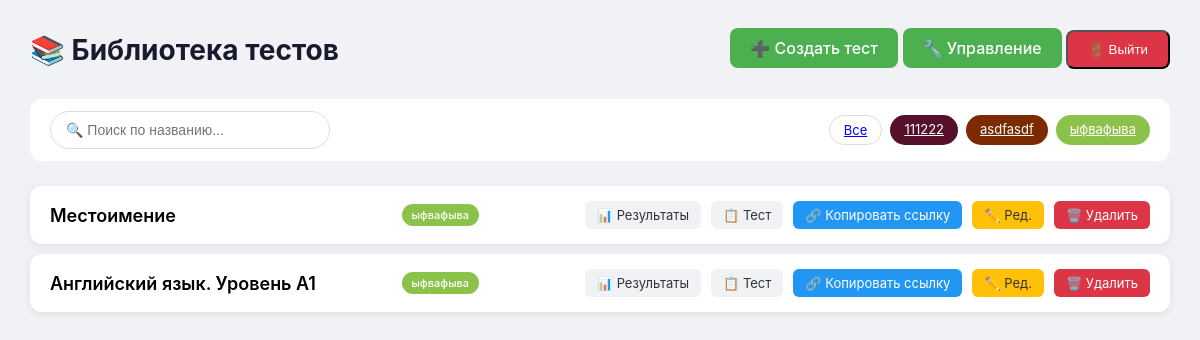
Screenshot of /tests/teacher/?tag=ыфвафыва (signed in) with the database file from the repository.
### tests/models.py (models this page shows, shortened)
class Tag(models.Model):
    name = models.CharField(max_length=50, unique=True)
    color = models.CharField(max_length=7, default='#e0e0e0')

class Test(models.Model):
    title = models.CharField(max_length=200)
    description = models.TextField(blank=True)
    author = models.ForeignKey(settings.AUTH_USER_MODEL, on_delete=models.CASCADE)
    created_at = models.DateTimeField(auto_now_add=True)
    last_activity = models.DateTimeField(auto_now=True)
    tags = models.ManyToManyField('Tag', blank=True)

### tests/views.py (the view)
# urls.py: path('teacher/', views.teacher_home, name='teacher_home'),
@staff_member_required
def teacher_home(request):
    tests = Test.objects.all().order_by('-last_activity')
    search_query = request.GET.get('search', '')
    if search_query:
        tests = tests.filter(title__icontains=search_query)
    tag_filter = request.GET.get('tag', '')
    if tag_filter:
        tests = tests.filter(tags__name=tag_filter)
    paginator = Paginator(tests, 20)
    page_number = request.GET.get('page')
    page_obj = paginator.get_page(page_number)
    return render(request, 'tests/teacher_home.html', {
        'page_obj': page_obj,
        'search_query': search_query,
        'total_tests': tests.count(),
        'all_tags': Tag.objects.all(),  # ← обязательно
        'current_tag': tag_filter,
    })

### templates/tests/teacher_home.html (shortened to what this page needs)
<!DOCTYPE html>
<html>
<head>
</head>
<body>
<div class="container">
    <div class="header">
        <h1>📚 Библиотека тестов</h1>
        <div>
            {% if user.role == 'moderator' or user.role == 'admin' %}
                <a href="{% url 'create_test' %}" class="btn">➕ Создать тест</a>
            {% endif %}
            {% if user.role == 'admin' %}
                <a href="{% url 'admin_panel' %}" class="btn">🔧 Управление</a>
            {% endif %}
            <form action="{% url 'logout' %}" method="post" style="display: inline;">
                <button type="submit" class="btn" style="background: #dc3545;">🚪 Выйти</button>
            </form>
        </div>
    </div>
    <div class="stats-bar">
        <div class="search-box">
            <form method="get" action="">
                <input type="text" name="search" placeholder="🔍 Поиск по названию..." value="{{ search_query }}">
            </form>
        </div>
        <div class="filters">
    <a href="?{% if search_query %}search={{ search_query }}{% endif %}" class="filter-tag {% if not current_tag %}active{% endif %}">Все</a>
    {% for tag in all_tags %}
        <a href="?tag={{ tag.name }}{% if search_query %}&search={{ search_query }}{% endif %}" class="filter-tag {% if current_tag == tag.name %}active{% endif %}" style="background: {{ tag.color }}; color: white; border: none;">
            {{ tag.name }}
        </a>
    {% endfor %}
</div>
    </div>
    <div class="tests-list">
        {% for test in page_obj %}
        <div class="test-card">
            <div class="test-title">{{ test.title }}</div>
            <div class="tags-list">
    {% for tag in test.tags.all %}
        <span class="tag" style="background: {{ tag.color }};">{{ tag.name }}</span>
    {% endfor %}
</div>
<div class="test-actions">
    <a href="{% url 'test_results' test.id %}" class="btn-small">📊 Результаты</a>
    <a href="{% url 'test_entry' test.id %}" class="btn-small">📋 Тест</a>
    <a href="#" class="btn-small copy-link" data-url="{% url 'test_entry' test.id %}" style="background: #2196F3; color: white;">🔗 Копировать ссылку</a>
    {% if user.role == 'admin' %}
        <a href="{% url 'edit_test' test.id %}" class="btn-small" style="background: #ffc107; color: #333;">✏️ Ред.</a>
        <a href="{% url 'delete_test' test.id %}" class="btn-small" style="background: #dc3545; color: white;" onclick="return confirm('Удалить тест «{{ test.title }}»? Все вопросы и результаты будут удалены!')">🗑️ Удалить</a>
    {% endif %}
</div>
        </div>
        {% empty %}
        <p>Тестов не найдено.</p>
        {% endfor %}
    </div>
</div>
</body>
</html>

### templates/tests/teacher_home.html (style rules this page uses)
* { margin: 0; padding: 0; box-sizing: border-box; }
body { font-family: -apple-system, BlinkMacSystemFont, 'Segoe UI', Roboto, Arial, sans-serif; background: #f0f2f5; padding: 30px; }
.container { max-width: 1400px; margin: 0 auto; }
.header { display: flex; justify-content: space-between; align-items: center; flex-wrap: wrap; gap: 15px; margin-bottom: 30px; }
h1 { font-size: 28px; color: #1a1a2e; }
.btn { background: #4CAF50; color: white; padding: 10px 20px; text-decoration: none; border-radius: 8px; font-weight: 500; }
.stats-bar { background: white; padding: 12px 20px; border-radius: 12px; margin-bottom: 25px; display: flex; justify-content: space-between; align-items: center; flex-wrap: wrap; gap: 15px; }
.search-box input { padding: 10px 15px; width: 280px; border: 1px solid #ddd; border-radius: 25px; font-size: 14px; }
.filters { display: flex; gap: 8px; flex-wrap: wrap; }
.filter-tag { padding: 6px 14px; border-radius: 20px; background: white; border: 1px solid #ddd; cursor: pointer; font-size: 13px; transition: 0.2s; }
.filter-tag.active { background: #4CAF50; color: white; border-color: #4CAF50; }
.tests-list { display: flex; flex-direction: column; gap: 10px; margin-bottom: 30px; }
.test-card { background: white; border-radius: 12px; padding: 15px 20px; display: flex; justify-content: space-between; align-items: center; flex-wrap: wrap; gap: 15px; box-shadow: 0 2px 8px rgba(0,0,0,0.08); }
.test-title { flex: 2; min-width: 200px; font-size: 18px; font-weight: 600; }
.test-actions { display: flex; gap: 10px; }
.btn-small { padding: 6px 12px; font-size: 13px; border-radius: 6px; text-decoration: none; background: #f0f2f5; color: #333; }
.tags-list { flex: 1; display: flex; gap: 5px; flex-wrap: wrap; }
.tag { padding: 4px 10px; border-radius: 20px; font-size: 11px; font-weight: 500; color: white; }

### rows the page displays
Tag: name "111222"
Tag: name "asdfasdf"
Tag: name "ыфвафыва"
Test: title "Местоимение"
Test: title "Английский язык. Уровень A1"
